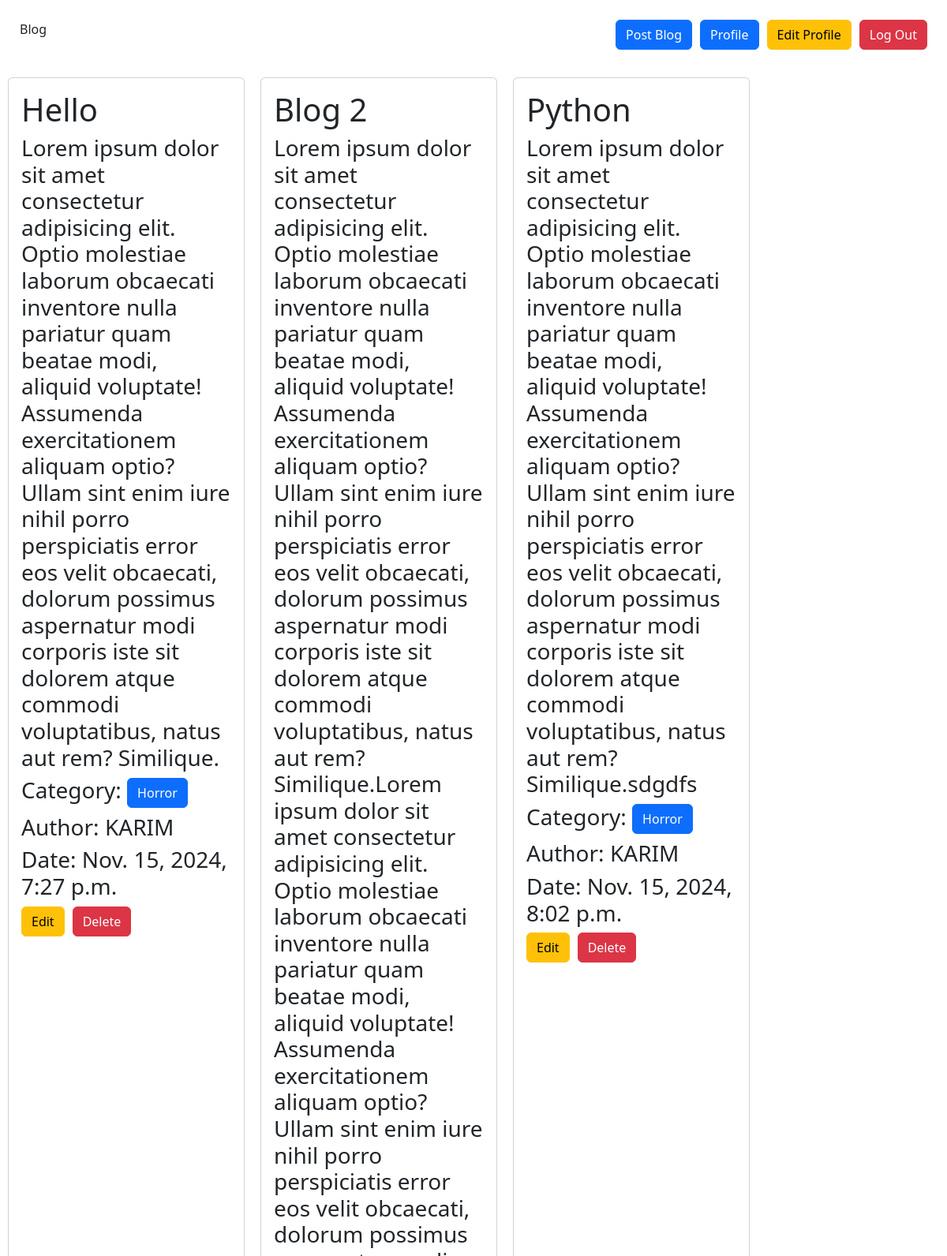
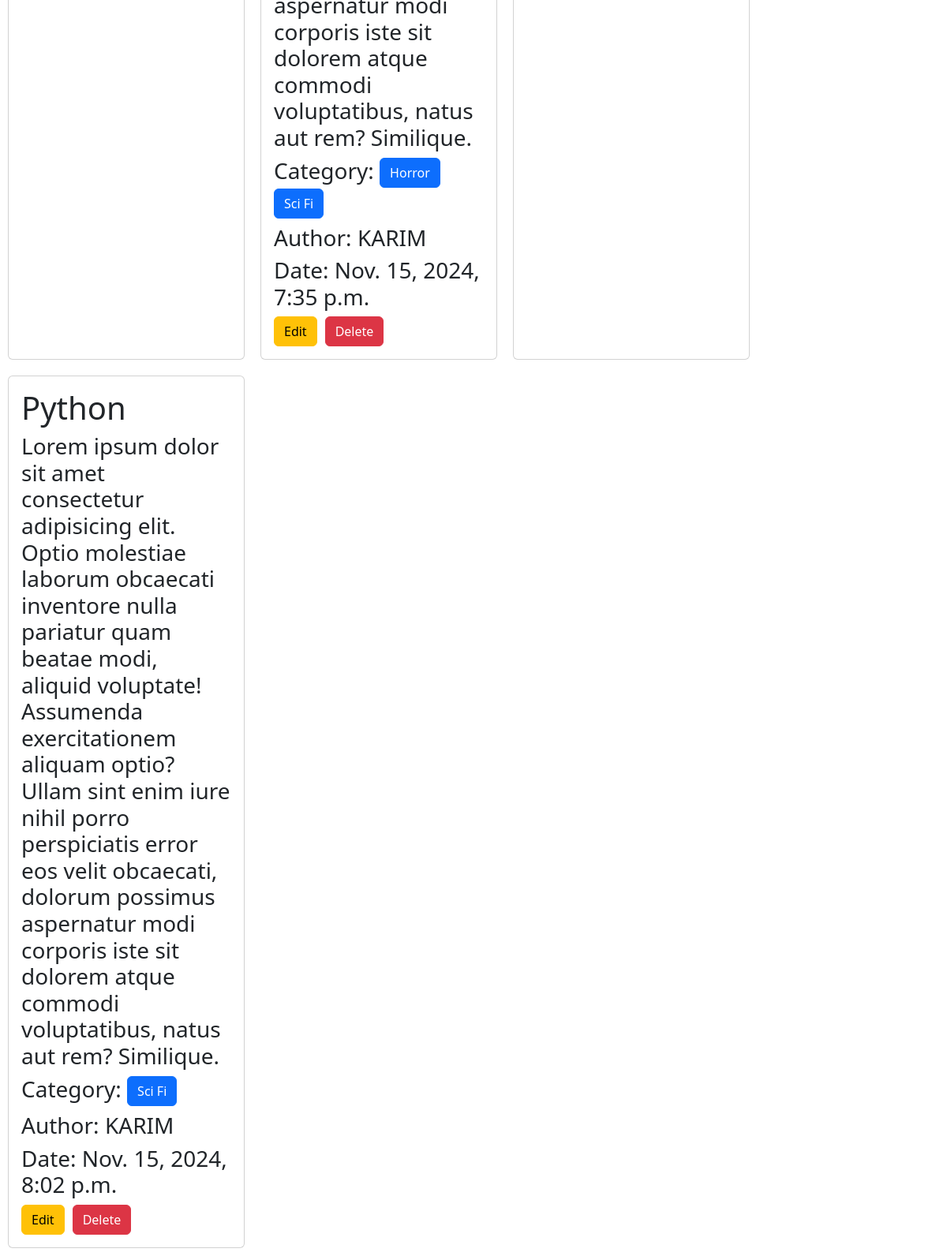
Page /profile/ (signed in) on the committed database (2 pictures, top to bottom).
### author/models.py (models this page shows)
class Blog(models.Model):
    title=models.CharField(max_length=40)
    description=models.TextField()
    author=models.ForeignKey(User,on_delete=models.CASCADE)
    date=models.DateTimeField()
    category=models.ManyToManyField(Category)
    def __str__(self):
        return f'{self.title}'

### category/models.py (models this page shows)
class Category(models.Model):
    categoryType=models.CharField(max_length=25)
    slug=models.SlugField(max_length=100,null=True,unique=True,blank=True)
    def __str__(self):
        return self.categoryType

### author/views.py (the view)
# urls.py: path('profile/',views.profile,name='profile'),
@login_required
def profile(r):
    blogs=Blog.objects.filter(author=r.user)
    print(blogs)
    return render(r,'profile.html',{'blogs':blogs})

### author/templates/profile.html (shortened to what this page needs)
{% extends 'base.html' %}
{% load crispy_forms_tags %}
{% block content %}
<div id="cards" style="display: flex;flex-wrap: wrap;width: 100%;">
    {% for blog in blogs %}
 <div class="card" style="width: 18rem;width: 25%;margin:10px;">
    <div class="card-body">
        <h1>{{blog.title}}</h1>
        <h3>{{blog.description}}</h3>
        <h3>Category:
            {% for cat in blog.category.all %}
            <btn class="btn btn-primary">{{cat}}</btn>
            {% endfor %}</h3>
        <h3>Author: <span style="text-transform: uppercase;">{{blog.author}}</span></h3>
        <h3>Date: {{blog.date}}</h3>
        {% if user.is_authenticated %}
        <div id="btn" style="display:flex;gap:10px;"><a class="btn btn-warning" href="{% url 'editpost' blog.id %}">Edit</a><a class="btn btn-danger" href="#">Delete</a></div>
        {% endif %}
    </div>
  </div>
{% endfor %}
</div>
{% endblock %}

### rows in the picture
Blog: title "Hello", description "Lorem ipsum dolor sit amet consectetur adipisicing elit. Optio molestiae laborum obcaecati inventore nulla pariatur quam beatae modi, aliquid voluptate! Assumenda exercitationem aliquam optio? Ullam sint enim iure nihil porro perspiciatis error eos velit obcaecati, dolorum possimus aspernatur modi corporis iste sit dolorem atque commodi voluptatibus, natus aut rem? Similique.", author "KARIM", date "Nov. 15, 2024, 7:27 p.m."
Category: categoryType "Horror"
Blog: title "Blog 2", description "Lorem ipsum dolor sit amet consectetur adipisicing elit. Optio molestiae laborum obcaecati inventore nulla pariatur quam beatae modi, aliquid voluptate! Assumenda exercitationem aliquam optio? Ullam sint enim iure nihil porro perspiciatis error eos velit obcaecati, dolorum possimus aspernatur modi corporis iste sit dolorem atque commodi voluptatibus, natus aut rem? Similique.Lorem ipsum dolor sit amet consectetur adipisicing elit. Optio molestiae laborum obcaecati inventore nulla pariatur quam beatae modi, aliquid voluptate! Assumenda exercitationem aliquam optio? Ullam sint enim iure nihil porro perspiciatis error eos velit obcaecati, dolorum possimus aspernatur modi corporis iste sit…", author "KARIM", date "Nov. 15, 2024, 7:35 p.m."
Category: categoryType "Sci Fi"
Blog: title "Python", description "Lorem ipsum dolor sit amet consectetur adipisicing elit. Optio molestiae laborum obcaecati inventore nulla pariatur quam beatae modi, aliquid voluptate! Assumenda exercitationem aliquam optio? Ullam sint enim iure nihil porro perspiciatis error eos velit obcaecati, dolorum possimus aspernatur modi corporis iste sit dolorem atque commodi voluptatibus, natus aut rem? Similique.sdgdfs", author "KARIM", date "Nov. 15, 2024, 8:02 p.m."
Blog: title "Python", description "Lorem ipsum dolor sit amet consectetur adipisicing elit. Optio molestiae laborum obcaecati inventore nulla pariatur quam beatae modi, aliquid voluptate! Assumenda exercitationem aliquam optio? Ullam sint enim iure nihil porro perspiciatis error eos velit obcaecati, dolorum possimus aspernatur modi corporis iste sit dolorem atque commodi voluptatibus, natus aut rem? Similique.", author "KARIM", date "Nov. 15, 2024, 8:02 p.m."
